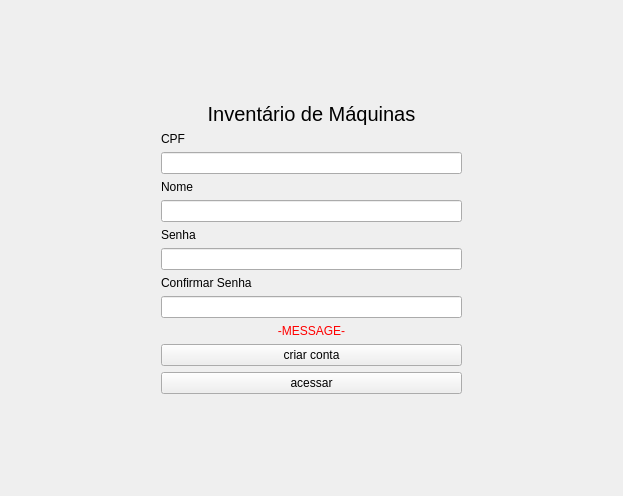
<?xml version="1.0" encoding="UTF-8"?>
<ui version="4.0">
 <class>AuthForm</class>
 <widget class="QWidget" name="AuthForm">
  <property name="geometry">
   <rect>
    <x>0</x>
    <y>0</y>
    <width>623</width>
    <height>496</height>
   </rect>
  </property>
  <property name="windowTitle">
   <string>Form</string>
  </property>
  <layout class="QGridLayout" name="gridLayout" columnstretch="1,2,1">
   <item row="12" column="1">
    <widget class="QPushButton" name="btnAccess">
     <property name="enabled">
      <bool>true</bool>
     </property>
     <property name="text">
      <string>acessar</string>
     </property>
    </widget>
   </item>
   <item row="2" column="1">
    <widget class="QLabel" name="label">
     <property name="text">
      <string>CPF</string>
     </property>
    </widget>
   </item>
   <item row="6" column="1">
    <widget class="QLabel" name="label_2">
     <property name="text">
      <string>Senha</string>
     </property>
    </widget>
   </item>
   <item row="3" column="1">
    <widget class="QLineEdit" name="leCpf"/>
   </item>
   <item row="7" column="1">
    <widget class="QLineEdit" name="lePass">
     <property name="enabled">
      <bool>true</bool>
     </property>
     <property name="echoMode">
      <enum>QLineEdit::Password</enum>
     </property>
     <property name="readOnly">
      <bool>false</bool>
     </property>
    </widget>
   </item>
   <item row="10" column="1">
    <widget class="QLabel" name="lbMessage">
     <property name="styleSheet">
      <string notr="true">color: red;</string>
     </property>
     <property name="text">
      <string>-MESSAGE-</string>
     </property>
     <property name="alignment">
      <set>Qt::AlignCenter</set>
     </property>
    </widget>
   </item>
   <item row="1" column="1">
    <widget class="QLabel" name="label_3">
     <property name="font">
      <font>
       <pointsize>15</pointsize>
       <weight>50</weight>
       <bold>false</bold>
      </font>
     </property>
     <property name="text">
      <string>Inventário de Máquinas</string>
     </property>
     <property name="alignment">
      <set>Qt::AlignCenter</set>
     </property>
    </widget>
   </item>
   <item row="0" column="1">
    <spacer name="verticalSpacer_2">
     <property name="orientation">
      <enum>Qt::Vertical</enum>
     </property>
     <property name="sizeHint" stdset="0">
      <size>
       <width>20</width>
       <height>40</height>
      </size>
     </property>
    </spacer>
   </item>
   <item row="13" column="1">
    <spacer name="verticalSpacer">
     <property name="orientation">
      <enum>Qt::Vertical</enum>
     </property>
     <property name="sizeHint" stdset="0">
      <size>
       <width>20</width>
       <height>40</height>
      </size>
     </property>
    </spacer>
   </item>
   <item row="0" column="2">
    <spacer name="horizontalSpacer_2">
     <property name="orientation">
      <enum>Qt::Horizontal</enum>
     </property>
     <property name="sizeHint" stdset="0">
      <size>
       <width>40</width>
       <height>20</height>
      </size>
     </property>
    </spacer>
   </item>
   <item row="0" column="0">
    <spacer name="horizontalSpacer">
     <property name="orientation">
      <enum>Qt::Horizontal</enum>
     </property>
     <property name="sizeHint" stdset="0">
      <size>
       <width>40</width>
       <height>20</height>
      </size>
     </property>
    </spacer>
   </item>
   <item row="4" column="1">
    <widget class="QLabel" name="lbName">
     <property name="text">
      <string>Nome</string>
     </property>
    </widget>
   </item>
   <item row="11" column="1">
    <widget class="QPushButton" name="btnCreateAccount">
     <property name="text">
      <string>criar conta</string>
     </property>
    </widget>
   </item>
   <item row="5" column="1">
    <widget class="QLineEdit" name="leName"/>
   </item>
   <item row="8" column="1">
    <widget class="QLabel" name="lbPassConfirm">
     <property name="text">
      <string>Confirmar Senha</string>
     </property>
    </widget>
   </item>
   <item row="9" column="1">
    <widget class="QLineEdit" name="lePassConfirm">
     <property name="echoMode">
      <enum>QLineEdit::Password</enum>
     </property>
    </widget>
   </item>
  </layout>
 </widget>
 <resources/>
 <connections/>
</ui>
